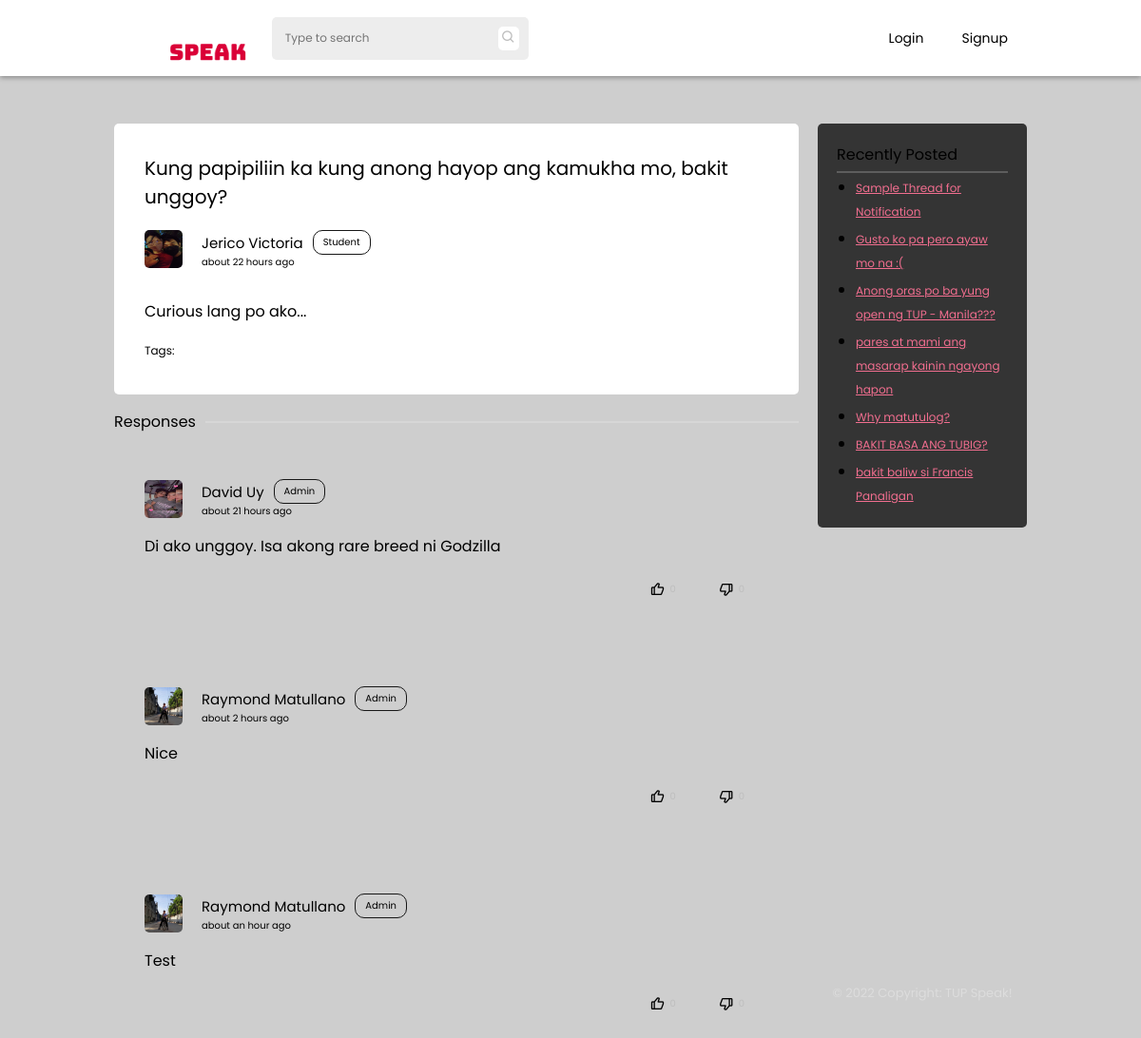
Page /thread.php?threadid=thrd62af3ad7a51f8 on the committed database.
### tables this page shows
CREATE TABLE `threads` (
  `id` int(11) NOT NULL,
  `thread_id` varchar(255) NOT NULL,
  `author` varchar(255) NOT NULL,
  `title` varchar(255) NOT NULL,
  `body` longtext NOT NULL,
  `tags` varchar(255) NOT NULL,
  `status` int(1) NOT NULL DEFAULT 0,
  `thread_status` varchar(255) NOT NULL DEFAULT 'pending',
  `date_posted` date NOT NULL DEFAULT current_timestamp(),
  `time_posted` time NOT NULL DEFAULT current_timestamp()
);

CREATE TABLE `users` (
  `id` int(11) NOT NULL,
  `uid` varchar(255) NOT NULL,
  `firstname` varchar(255) NOT NULL,
  `lastname` varchar(255) NOT NULL,
  `email` varchar(255) NOT NULL,
  `password` varchar(255) NOT NULL,
  `avatar` varchar(255) NOT NULL DEFAULT 'assets/images/avatar/default.jpg',
  `cover` varchar(255) NOT NULL DEFAULT 'assets/images/avatar/default-cover.jpg',
  `birthdate` date NOT NULL,
  `privileged` tinyint(1) NOT NULL DEFAULT 0,
  `campus` varchar(100) NOT NULL DEFAULT 'Manila',
  `bio` text NOT NULL,
  `account_type` varchar(255) NOT NULL DEFAULT 'student',
  `restricted` tinyint(1) DEFAULT 0,
  `restricted_reason` varchar(255) DEFAULT NULL
);

CREATE TABLE `comments` (
  `id` int(11) NOT NULL,
  `thread_id` varchar(255) NOT NULL,
  `comment_id` varchar(255) NOT NULL,
  `comment_author` varchar(255) NOT NULL,
  `comment_date` date NOT NULL DEFAULT current_timestamp(),
  `comment_time` time NOT NULL DEFAULT current_timestamp(),
  `comment` longtext NOT NULL,
  `answer` tinyint(1) NOT NULL DEFAULT 0
);

### thread.php (the view, shortened to what this page needs)
 <?php
   include('php-scripts/thread-scripts.php');
?>
<!DOCTYPE html>
<html lang="en">
   <head>
      <link rel="stylesheet" href="styles/default.css">
      <link rel="stylesheet" href="styles/thread.css">
      <link rel="stylesheet" href="styles/navbar.css">
      <link href='https://unpkg.com/boxicons@2.1.2/css/boxicons.min.css' rel='stylesheet'>
   </head>
   <body>
      <?php include('php-scripts/navbar.php'); ?>
      <section class="main">
         <div class="container">
            <div class="container-1">
               <div class="threads">
                  <div class="titles">
                     <div class="thread-title">
                        <?php echo $data['title']?>
                     </div>
                     <div class="author">
                        <div class="author-details">
                           <img class="thread-avatar" src="<?php echo $user_data['avatar']?>" alt="">
                           <div class="details">
                              <div class="user">
                                 <p class="name" data-acct="<?php echo $data['author'] ?>"><?php echo $user_data['firstname'] . " " . $user_data['lastname']?></p>
                                 <p class="user-type">Student</p>
                              </div>
                              <p class="date-published">
                              </p>
                           </div>
                        </div>
                     </div>
                  </div>
                  <div class="main-threads">
                     <p class="thread-content-text"><?php echo jsonToHtml($data['body']) ?></p>
                     <p class="tags">Tags:
                     <?php
                        $array = json_decode($data['tags']);
                        foreach($array as $key => $value){
                           for($i = 0; $i < count($value); $i++){
                                 $class = $value[$i];
                                 switch ($value[$i]) {
                                    default:
                                       $out = ucfirst($value[$i]);
                                       break;
                                 }
                                 echo '<span class="thread-tags '.$class.'">'.$out.'</span>';
                           }
                        }
                     ?>
                     </p>
                  </div>
               </div>
               <div class="divider">
                  <p>Responses</p>
                  <div>
                     <hr>
                  </div>
               </div>
               <div id="comments">
                  <?php fetchComments($_GET['threadid']) ?>
               </div>
            </div>
            <div class="container-2">
               <div class="recently-posted">
                  <p>Recently Posted</p>
                  <hr>
                  <ul>
                  <?php
                     $query = mysqli_query($conn, "SELECT * FROM threads WHERE thread_id != '$tid' AND thread_status = 'open' ORDER BY date_posted DESC LIMIT 7");
                     while($data = mysqli_fetch_assoc($query)){
                        echo '<li><a href="thread.php?threadid='.$data['thread_id'].'">'.$data['title'].'</a></li>';
                     }
                  ?>
                  </ul>
               </div>
               <footer>
                  <p>&copy; 2022 Copyright: TUP Speak!</p>
               </footer>
            </div>
         </div>
      </section>
   </body>
</html>

### php-scripts/thread-scripts.php (shortened to what this page needs)
<?php
    include('db.php');
    $firstCheck = true;
    function fetchComments($tid){
        global $conn;
        $query = mysqli_query($conn, "SELECT * FROM comments WHERE thread_id='$tid' ORDER BY answer DESC");
        $data_comment = $query->fetch_assoc();
        if (!empty($data_comment)){
            do{
                $user = mysqli_query($conn, "SELECT * FROM users WHERE uid='{$data_comment["comment_author"]}'");
                $data = mysqli_fetch_array($user);
                if ($data){
                    $author_given_name = $data['firstname'];
                    $author_family_name = $data['lastname'];
                    $author_avatar = $data['avatar'];
                }
                if (isset($_SESSION['uid'])){
                    $commentQuery = mysqli_query($conn, "SELECT * FROM votes WHERE comment_id = '{$data_comment['comment_id']}' and uid = '{$_SESSION['uid']}'");
                    $voteComment = mysqli_fetch_assoc($commentQuery);
                    if($voteComment){
                        $vStat = $voteComment['status'];
                        if ( $vStat == "upvote"){
                            $upvote_class = "bx bxs-like";
                            $downvote_class = "bx bx-dislike";
                        } else if ($vStat == "downvote"){
                            $upvote_class = "bx bx-like";
                            $downvote_class = "bx bxs-dislike";
                        }
                    } else{
                        $upvote_class = "bx bx-like";
                        $downvote_class = "bx bx-dislike";
                    }
                } else{
                    $upvote_class = "bx bx-like";
                    $downvote_class = "bx bx-dislike";
                }
                $voteQuery = mysqli_query($conn, "SELECT COUNT(id) FROM `votes` WHERE status='upvote' and comment_id = '{$data_comment['comment_id']}'");
                $data_votes = mysqli_fetch_assoc($voteQuery);
                $upvotes = $data_votes['COUNT(id)'];
                $voteQuery = mysqli_query($conn, "SELECT COUNT(id) FROM `votes` WHERE status='downvote' and comment_id = '{$data_comment['comment_id']}'");
                $data_votes = mysqli_fetch_assoc($voteQuery);
                $downvotes = $data_votes['COUNT(id)'];
                echo '
                <div class="main-comment">
                    <div class="author-comment">
                        <div class="author-info">
                            <img class="thread-avatar" src="'. $author_avatar .'" alt="">
                            <div class="details">
                                <div class="user">
                                    <p class="name" data-acct="'.$data_comment["comment_author"].'">'. $author_given_name . " " . $author_family_name .'</p>
                                    <p class="user-type">'. ucfirst($data['account_type']) .'</p>
                                </div>
                                <p class="date-published" data-date="'.$data_comment['comment_id'].'"><script>$("[data-date='.$data_comment['comment_id'].']").html(jQuery.timeago("'. $data_comment['comment_date'] . " " . $data_comment['comment_time'] .'"))</script></p>
                            </div>
                        </div>
                        ';
                    echo'
                    </div>
                    <p id="main-answer"> '.$data_comment['comment'].'</p>
                    <div class="response" data-comment="'.$data_comment['comment_id'].'">';
                        echo'
                        <div class="vote-button" data-vote="upvote">
                           <i data-icon="u'.$data_comment['comment_id'].'" class="'.$upvote_class.'"></i><span class="comment-upvote">'.$upvotes.'</span>
                        </div>
                        <div class="vote-button" data-vote="downvote">
                           <i data-icon="d'.$data_comment['comment_id'].'" class="'.$downvote_class.'"></i><span class="comment-downvote">'.$downvotes.'</span>
                        </div>
                     </div>
                </div>
                ';
            } while ($data_comment = $query->fetch_assoc());
        }
    }
    function jsonToHtml($jsonStr) {
        $obj = json_decode($jsonStr);
        $html = '';
        foreach ($obj->blocks as $block) {
            switch ($block->type) {
                case 'paragraph':
                    $html .= '<p>' . $block->data->text . '</p>';
                    break;
            }
        }
        return $html;
    }
    if(isset($_GET['threadid'])){
        if ($firstCheck == true){
            $tid = (isset($_GET['threadid'])) ? $_GET['threadid'] : NULL;
            $query = mysqli_query($conn, "SELECT * FROM threads WHERE thread_id = '$tid'");
            $data = mysqli_fetch_array($query);
            $query = mysqli_query($conn, "SELECT * FROM users WHERE uid = '{$data['author']}'");
            $user_data = mysqli_fetch_array($query);
        }
    }
?>

### styles/default.css (style rules this page uses)
* { padding: 0; margin: 0; transition: ease .3s; font-family: 'Poppins', sans-serif; color: black; }
:root { --primary: #da0037; --primary-dark: #ae002b; --secondary: #f16e8f; --student: #ACDF87; --gray: #444444; --gray-dark: #171717; --gray-light: #EDEDED; --gray-lighter: rgb(190, 190, 190); --card-bg: #ffffff; --card-secondary: rgb(172, 172, 172); --dark: #1A1A1B; --dark-secondary: #343434; --input-border: rgba(0,0,0,.3); --link-color: #2E88FE; --light: #fff; --light-color: #000; --dark-color: #fff; }
html,body { scroll-behavior: smooth; overflow-y: hidden; background: #cecece; }
hr { border: 1px solid rgba(255,255,255,.2); }

### styles/thread.css (style rules this page uses)
.main { margin: 0 2%; margin-top: calc(50px + var(--navbar-height)); width: -webkit-fill-available; width: -moz-available; }
.container { height: 100vh; display: grid; grid-template-columns: 1fr 1fr; gap: 20px; position: fixed; left: 50%; transform: translateX(-50%); max-width: 80vw; width: 100%; }
.container-1 { margin-bottom: 5em; padding-bottom: 5em; display: flex; flex-direction: column; overflow-y: scroll; width: 60vw; }
.container-1 { -ms-overflow-style: none; scrollbar-width: none; }
.threads { padding: 2em; background-color: var(--light); border-radius: 5px; }
.titles { border-radius: 10px; background-color: var(--light); border-bottom-left-radius: 0; border-bottom-right-radius: 0; }
.thread-title { font-size: 20px; margin-bottom: 1em; }
.thread-avatar { width: 40px; height: 40px; border-radius: 5px; }
.tags { font-size: 12px; }
.thread-tags { font-size: 12px; font-style: italic; margin: 0 5px; color: rgba(255,255,255, .5); }
.author { display: flex; align-items: center; justify-content: space-between; }
.author-comment { display: flex; align-items: center; justify-content: space-between; }
.author-info { display: flex; align-items: center; padding-bottom: 1em; }
.author-details { display: flex; flex-direction: row; }
.details { margin: 0 20px; }
.user { display: flex; flex-direction: row; align-items: center; }
.user-type { font-size: 10px; padding: 4px 10px; margin: 0 10px; border-radius: 10px; border: 1px solid var(--gray-dark); }
.name { font-size: 15px; cursor: pointer; }
.date-published { font-size: 10px; }
.main-threads p, .main-threads h1, .main-threads h2, .main-threads h3, .main-threads h4, .main-threads h5, .main-threads h6 { padding: 5px 0; }
.thread-content-text { font-size: 17px; }
.divider { margin: 1em 0; display: flex; align-items: center; justify-content: space-between; }
.divider div { flex-grow: 1; }
.divider p { margin-right: 10px; }
.author { margin-bottom: 1em; }
.main-comment { padding: 2em; border-radius: 5px; margin-bottom: 20px; }
.response { display: flex; width: -webkit-fill-available; width: -moz-available; justify-content: flex-end; margin-top: 15px; }
.vote-button, .correct-button { padding: 10px 15px; margin: 0 5px; display: flex; align-items: center; cursor: pointer; border-radius: 4px; }
.vote-button span, .correct-button span { font-size: 10px; color: var(--gray-lighter); margin: 0 5px; }
.container-2 { overflow: hidden; display: flex; flex-direction: column; justify-content: space-between; height: 80vh; }
footer { text-align: center; }
footer p { font-size: 13px; color: rgba(255, 255, 255, .3); }
.recently-posted { background-color: var(--dark-secondary); padding: 20px; border-radius: 5px; }
.recently-posted ul { padding-left: 20px; }
.recently-posted li { padding: 2px 0; }
.recently-posted li a { color: var(--secondary); font-size: 12px; }
.recently-posted p { padding-bottom: 5px; }

### styles/navbar.css (style rules this page uses)
:root { --navbar-height: 80px; }

### rows in the picture
threads: title "Kung papipiliin ka kung anong hayop ang kamukha mo, bakit unggoy?"
users: avatar (picture), firstname "Jerico", lastname "Victoria"
comments: users.avatar (picture), users.firstname "David", users.lastname "Uy", users.account_type "Admin", comment "Di ako unggoy. Isa akong rare breed ni Godzilla"
comments: users.avatar (picture), users.firstname "Raymond", users.lastname "Matullano", users.account_type "Admin", comment "Nice"
comments: users.avatar (picture), users.firstname "Raymond", users.lastname "Matullano", users.account_type "Admin", comment "Test"
threads: title "Sample Thread for Notification"
threads: title "Gusto ko pa pero ayaw mo na :("
threads: title "Anong oras po ba yung open ng TUP - Manila???"
threads: title "pares at mami ang masarap kainin ngayong hapon"
threads: title "Why matutulog?"
threads: title "BAKIT BASA ANG TUBIG?"
threads: title "bakit baliw si Francis Panaligan"

### other values in the picture
$block->data->text "Curious lang po ako..."
